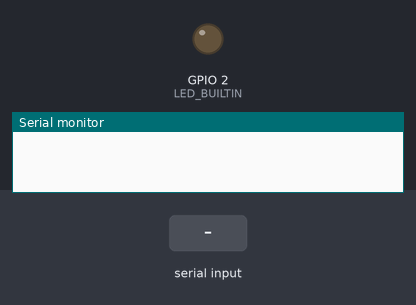
The sketch below on a simulated ESP8266 (NodeMCU). On the bench: output pins drawn as LEDs (lit = HIGH, except the on-board LED, lit = LOW), the last lines printed to the serial monitor. The inputs (shaded band) are chosen by the test bench. WiFi joins after 1.5 s; servers stay silent unless stated; uploads are accepted with an empty reply.

Above: at 0.1 s.
At 2.7 s:
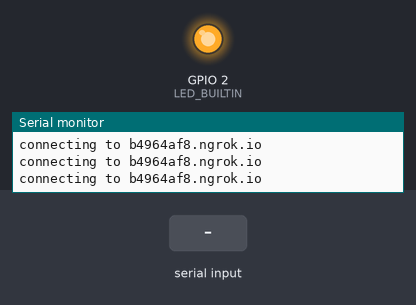
2.8 s: "1\n" received over Serial
Timing chart, 0 to 5.8 s (numbered marks = the images above; inputs shaded):
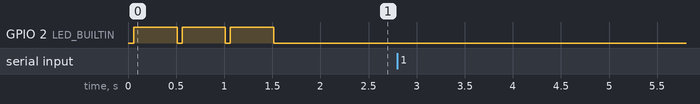

The sketch:

WiFiClient_Successful.ino
```cpp
/*
 *  This sketch sends data via HTTP GET requests to data.sparkfun.com service.
 *
 *  You need to get streamId and privateKey at data.sparkfun.com and paste them
 *  below. Or just customize this script to talk to other HTTP servers.
 *
 */

#include <ESP8266WiFi.h>

String inputString = "";         // a string to hold incoming data
boolean stringComplete = false;  // whether the string is complete

const char* ssid     = "avilash";
const char* password = "665431abc";
int counter=0;
int card;

const char* host = "b4964af8.ngrok.io";
//const char* streamId   = "....................";
//const char* privateKey = "....................";

void setup() {
  pinMode(LED_BUILTIN, OUTPUT);
  Serial.begin(9600);
  delay(10);

  inputString.reserve(200);
  // We start by connecting to a WiFi network

  /*Serial.println(9600);
  /*Serial.println();
  Serial.print("Connecting to ");
  Serial.println(ssid);*/

  WiFi.begin(ssid, password);

  while (WiFi.status() != WL_CONNECTED) {
    digitalWrite(LED_BUILTIN, LOW);
    delay(50);
    digitalWrite(LED_BUILTIN,HIGH);
    delay(200);
    delay(250);
    Serial.print(".");
  }

  digitalWrite(LED_BUILTIN, LOW);
  Serial.println("");
  Serial.println("WiFi connected");
  Serial.println("IP address: ");
  Serial.println(WiFi.localIP());
}


void loop()
{

  char* UID = "A1B3EBFF";
  int type = 1;
  Serial.print("connecting to ");
  Serial.println(host);
  WiFi.begin(ssid, password);
  // Use WiFiClient class to create TCP connections
  WiFiClient client;
  const int httpPort = 80;
  if (!client.connect(host, httpPort)) {
    //Serial.println("connection failed");
    digitalWrite(LED_BUILTIN,HIGH);
    return;
  }


  if(Serial.available())
  {
     card = 1;
    //counter = 0;
  }
 if(card == 1)
 {
  if(counter > 2){Serial.flush();counter = 0;}
  digitalWrite(LED_BUILTIN, LOW);
  // We now create a URI for the request
  String url = "/afproject/getdata.php?";
  url += "id=";
  url += UID;
  url += "&w=";
  url += type;

  Serial.print("Requesting URL: ");
  Serial.println(url);

  // This will send the request to the server
  client.print(String("GET ") + url + " HTTP/1.1\r\n" +
               "Host: " + host + "\r\n" +
               "Connection: close\r\n\r\n");
  unsigned long timeout = millis();
  while (client.available() == 0) {
    if (millis() - timeout > 5000) {
      //Serial.println(">>> Client Timeout !");
      client.stop();
      return;
    }
  }

  // Read all the lines of the reply from server and print them to Serial
  while(client.available()){
    String line = client.readStringUntil('\r');
    Serial.print(line);
  }
  counter ++;
}

}
```
